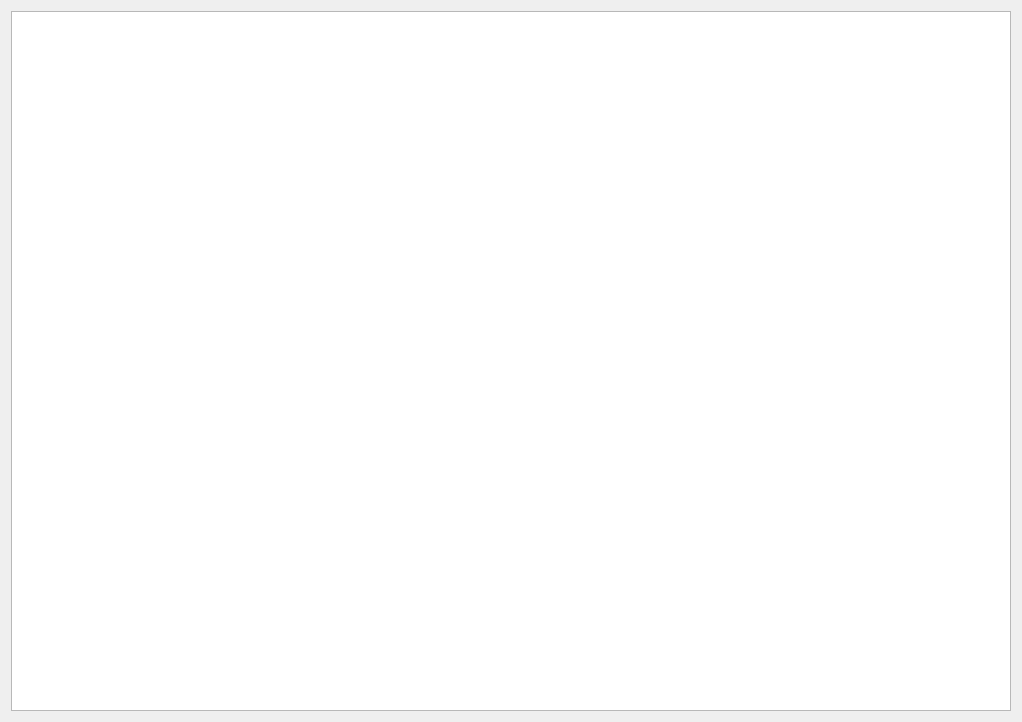
<?xml version="1.0" encoding="UTF-8"?>
<ui version="4.0">
 <class>uiBillPage</class>
 <widget class="QWidget" name="uiBillPage">
  <property name="geometry">
   <rect>
    <x>0</x>
    <y>0</y>
    <width>1018</width>
    <height>718</height>
   </rect>
  </property>
  <property name="windowTitle">
   <string>Form</string>
  </property>
  <layout class="QHBoxLayout" name="horizontalLayout">
   <item>
    <widget class="QTreeView" name="uiBillView">
     <property name="minimumSize">
      <size>
       <width>1000</width>
       <height>700</height>
      </size>
     </property>
    </widget>
   </item>
  </layout>
 </widget>
 <resources/>
 <connections/>
</ui>
